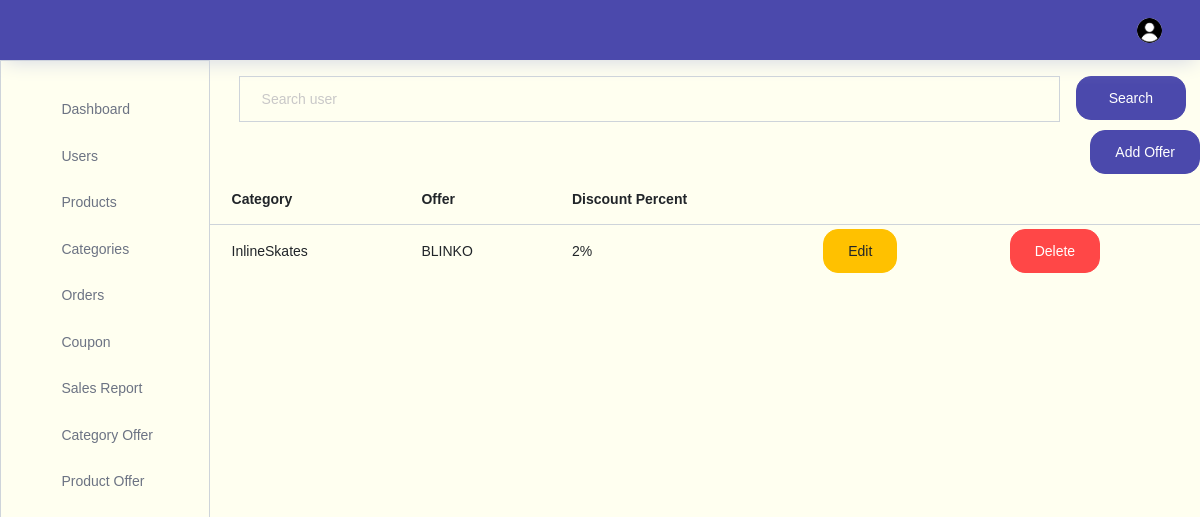
The app's page /storeadmin/categoryoffer/, older data.
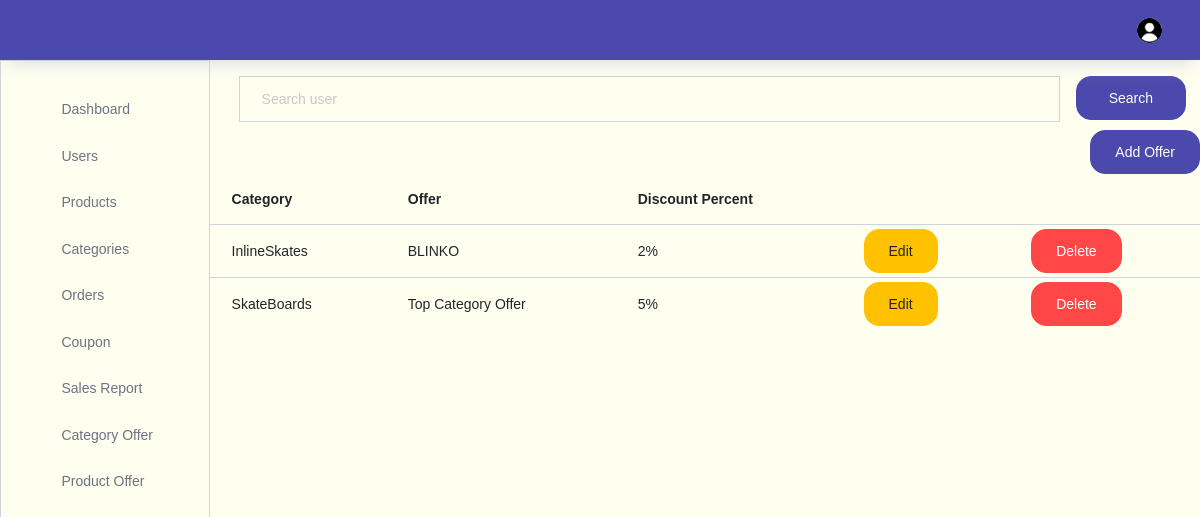
The same page, newer data.
### store/models.py (models this page shows)
class Categoryoffer(models.Model):
    category=models.ForeignKey(Category,on_delete=models.CASCADE)
    offer_description=models.CharField(max_length=200)
    discount=models.PositiveIntegerField()

class Category(models.Model):
    name=models.CharField(max_length=200,unique=True)
    image=models.ImageField(upload_to='store/categorys/', blank=True)
    noofitems=models.IntegerField()
    isblocked=models.BooleanField(default=False)

### storeadmin/views.py (the view)
# urls.py: path("categoryoffer/",views.categoryoffer,name="categoryoffer"),
def categoryoffer(request):
    catofferobjs=Categoryoffer.objects.all()
    if request.method=="POST":
            enteredoffer=request.POST.get("searchitem")
            catofferobjs=Categoryoffer.objects.filter(offer_description__icontains=enteredoffer)
            context={"catofferobjs":catofferobjs}
            return render(request,"storeadmin/categoryoffer/categoryoffer.html",context)
    context={"catofferobjs":catofferobjs}
    return render(request,"storeadmin/categoryoffer/categoryoffer.html",context)

### storeadmin/templates/storeadmin/categoryoffer/categoryoffer.html (shortened to what this page needs)
{% extends 'storeadmin/index.html' %}
{% block content %}
<div class="container">
  <div class="container">
    <form action="" method="POST">{% csrf_token %}
      <div class="input-group">
        <input style="background-color:#FFFFF0
        ;" type="text" name="searchitem" class="form-control mt-3" id="navbar-search-input" placeholder="Search user" aria-label="search" aria-describedby="search">
        <div>
          <button  type="submit" class="btn btn-primary btn-block mt-3 ml-3">Search</button>
        </div>
      </div>
    </form>
  </div>
  <div class="row justify-content-end">
    <a href="{% url 'addcategoryoffer' %}">
      <button class="btn add-category-btn btn-primary mt-2">Add Offer</button>
    </a>
  </div>
  <div class="row">
    <table class="table table-hover">
      <thead>
        <tr>
          <th>Category</th>
          <th>Offer</th>
          <th>Discount Percent</th>
        </tr>
      </thead>
      <tbody>
        {% for item in catofferobjs %}
        <tr id="offer{{item.id}}">
          <td class="py-1">{{ item.category.name }}</td>
          <td class="py-1">{{ item.offer_description }}</td>
          <td class="py-1">{{ item.discount}}%</td>
          <td class="py-1">
            <a href="{% url 'editcategoryoffer' item.id %}">
              <button class="btn edit-btn btn-warning">Edit</button>
            </a>
          </td>
          <td class="py-1">
            <button  class="btn delete-btn btn-danger" data-category-id="{{ item.id }}">Delete</button>
          </td>
        </tr>
        {% endfor %}
      </tbody>
    </table>
  </div>
</div>
{% endblock content %}

Row changes from the older to the newer data that the page shows:
added Categoryoffer: category.name "SkateBoards", offer_description "Top Category Offer", discount "5"
